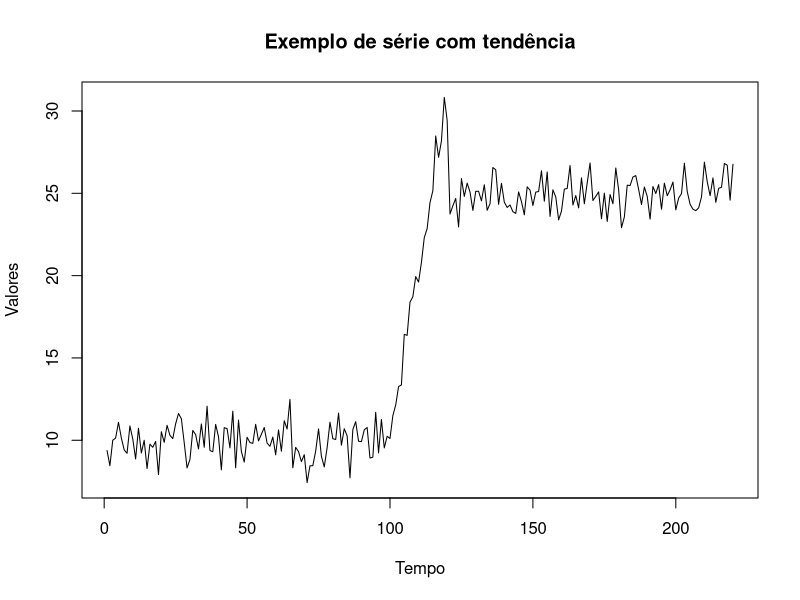
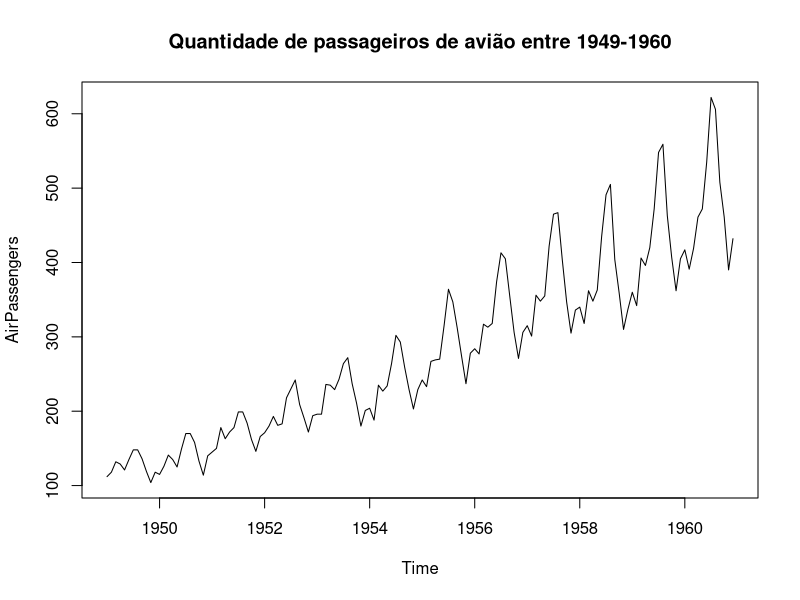
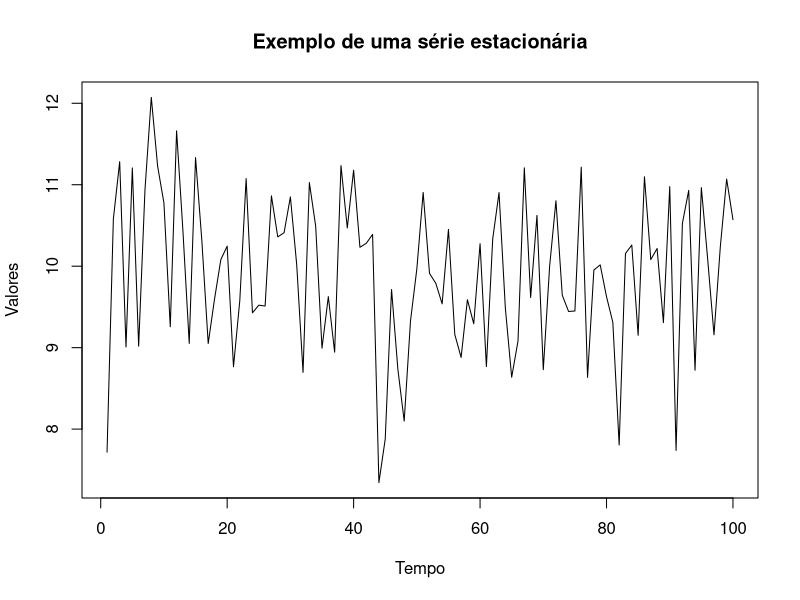
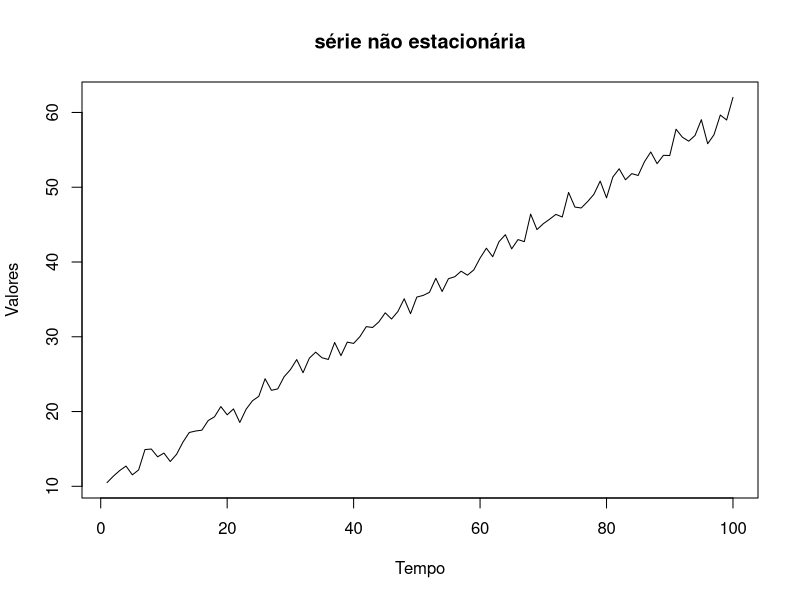
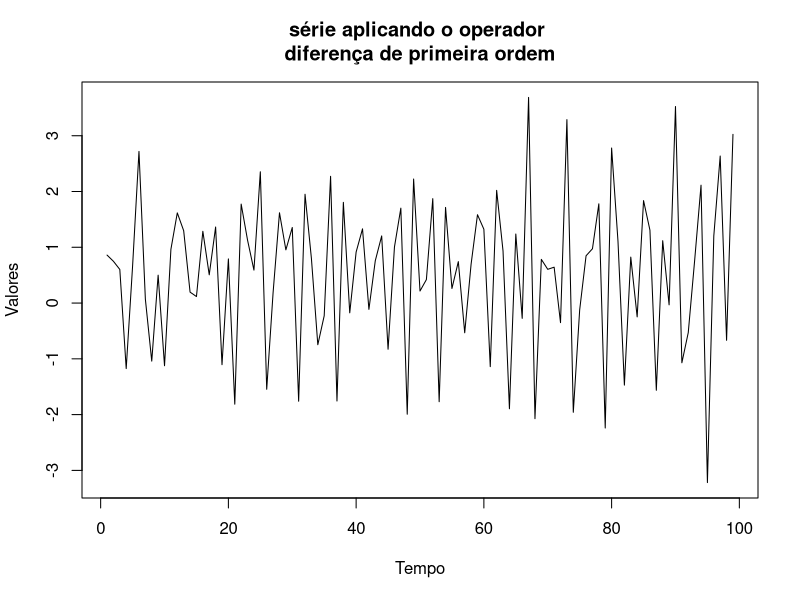

Recreate these plots in R, in order.
## ---- chunk 1

x1 = rnorm(100, mean = 10, sd = 1)
x2 = c()
for (i in 1:20) x2[i] = rnorm(1, mean = 10+i, sd = 1)
x3 = rnorm(100, mean = 25, sd = 1)

y = c(x1, x2, x3)
plot.ts(y, xlab = "Tempo", ylab = "Valores", main = "Exemplo de série com tendência" )
## ---- chunk 2


data("AirPassengers")
plot.ts(AirPassengers, main = 'Quantidade de passageiros de avião entre 1949-1960')



## ---- chunk 3

x1 = rnorm(100, mean = 10, sd = 1)
ts.plot(x1, xlab = "Tempo", ylab = "Valores", main = "Exemplo de uma série estacionária" )#+abline(h = mean(x1), lty = "dashed", col = "red")



## ---- chunk 4
### Exemplo simulado no R: 
x1 = c()
for (i in 1:100) x1[i] = rnorm(1, mean = 10+(i/2), sd = 1)
x2 = diff(x1, 1)

plot.ts(x1, xlab = "Tempo", ylab = "Valores", main = "série não estacionária" )

plot.ts(x2, xlab = "Tempo", ylab = "Valores", main = "série aplicando o operador \ndiferença de primeira ordem" )
